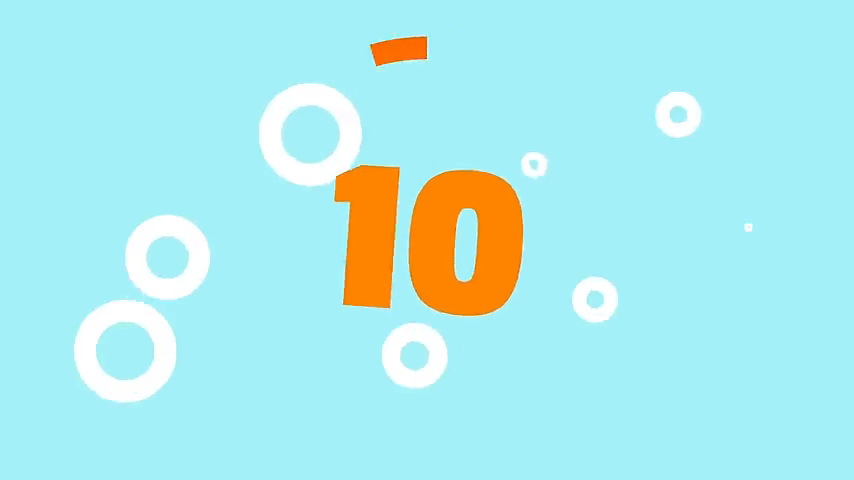
#> input picture frame 31 of video2.mp4, 854 x 480 px
$ python EXTRACT.py
#> lines starting #> are read from the running program, lines starting #| are printed output that depends on the picture
import cv2  # OpenCV for video and image processing
import numpy as np  # NumPy for numerical operations

# Load a video file (ensure the video file is in the same directory or provide a full path)
cap = cv2.VideoCapture("video2.mp4")
if not cap.isOpened():
    raise FileNotFoundError("Video file not found or unable to open.")

# Read the first frame
ret, prev_frame = cap.read()
#> prev_frame is the input picture: shape (480, 854, 3); mean B, G, R 235.6, 235.1, 173.4
if not ret:
    raise ValueError("Failed to read the first frame of the video.")

# Convert the first frame to grayscale
prev_gray = cv2.cvtColor(prev_frame, cv2.COLOR_BGR2GRAY)

while cap.isOpened():
    # Read the next frame
    ret, frame = cap.read()
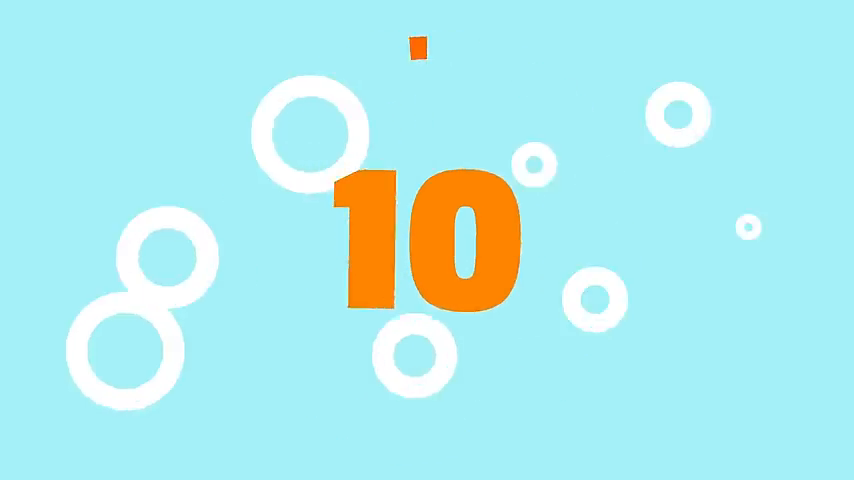
#> input picture frame 32 of video2.mp4, 854 x 480 px
#> frame is the input picture: shape (480, 854, 3); mean B, G, R 236.6, 235.8, 174.8
    if not ret:
        break

    # Convert current frame to grayscale
    gray = cv2.cvtColor(frame, cv2.COLOR_BGR2GRAY)
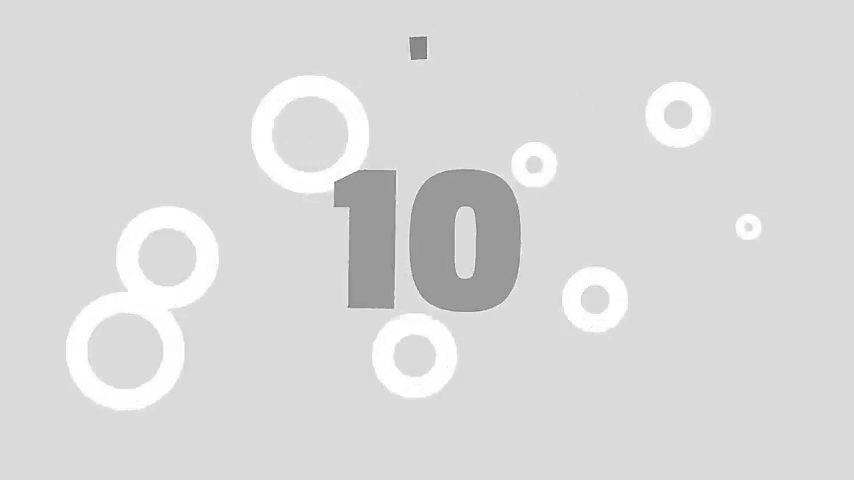
#> gray: shape (480, 854); min 100, max 255, mean 217.5

    # Calculate optical flow using the Farneback method
    flow = cv2.calcOpticalFlowFarneback(prev_gray, gray, None, 0.5, 3, 15, 3, 5, 1.2, 0)

    # Compute magnitude and angle of the optical flow
    magnitude, angle = cv2.cartToPolar(flow[..., 0], flow[..., 1])
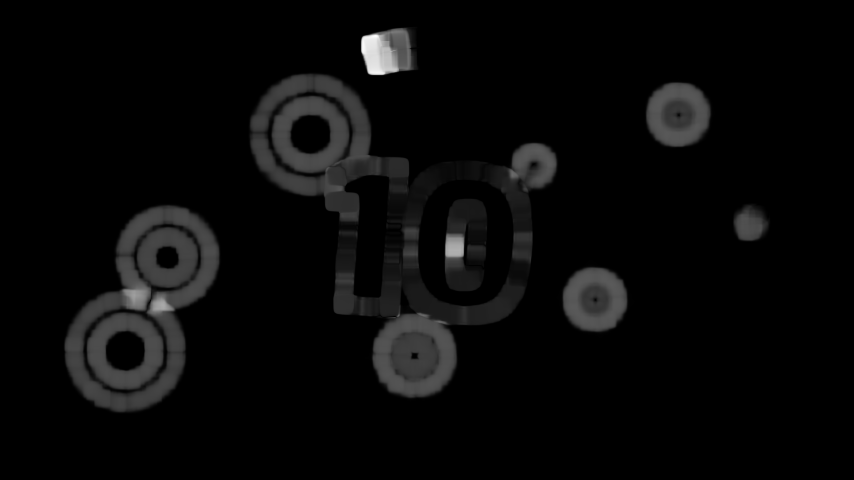
#> magnitude: shape (480, 854) float32; min 0, max 29.04, mean 1; drawn with min black and max white
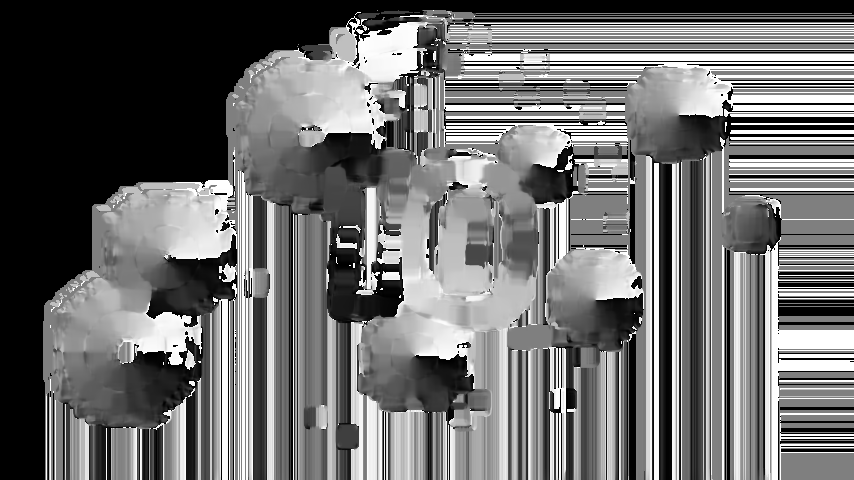
#> angle: shape (480, 854) float32; min 0, max 6.28, mean 2.71; drawn with min black and max white

    # Create an HSV image to represent motion
    hsv = np.zeros_like(frame)
    hsv[..., 0] = angle * 180 / np.pi / 2  # Hue represents direction
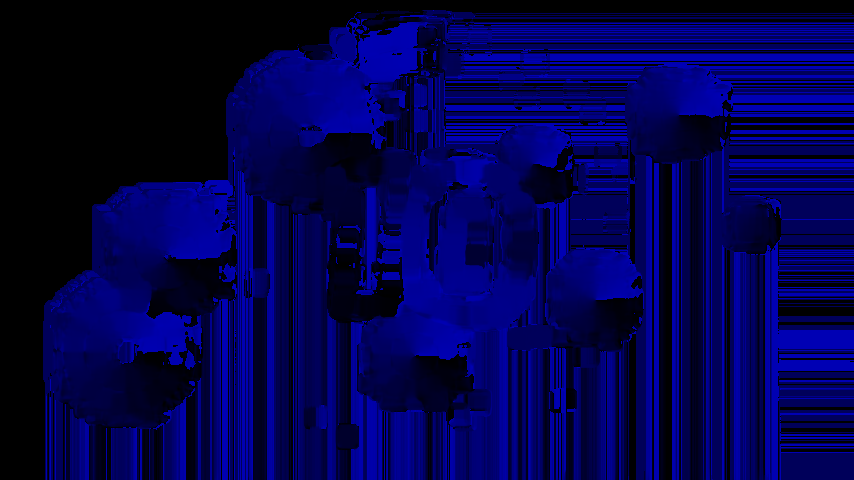
#> hsv: shape (480, 854, 3); mean of channels 0, 1, 2 77.3, 0, 0; drawn as B, G, R
    hsv[..., 1] = 255  # Saturation
    hsv[..., 2] = cv2.normalize(magnitude, None, 0, 255, cv2.NORM_MINMAX)  # Value represents speed
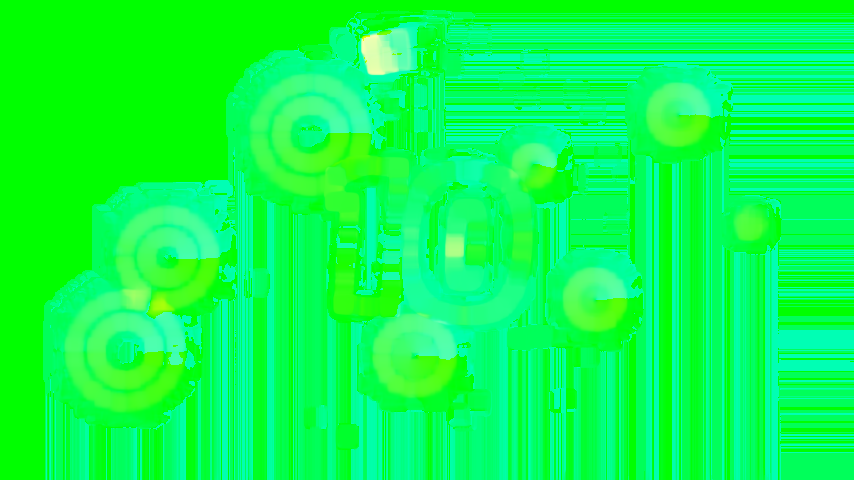
#> hsv: shape (480, 854, 3); mean of channels 0, 1, 2 77.3, 255, 9; drawn as B, G, R

    # Convert HSV image to BGR for display
    rgb_flow = cv2.cvtColor(hsv, cv2.COLOR_HSV2BGR)
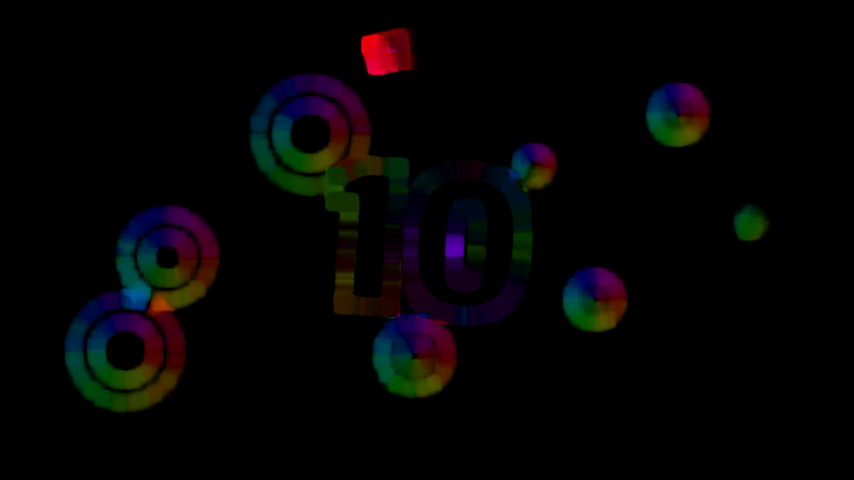
#> rgb_flow: shape (480, 854, 3); mean B, G, R 4.3, 3.9, 4.8

    # Display the optical flow
    cv2.imshow('Optical Flow', rgb_flow)

    # Update the previous frame
    prev_gray = gray

    # Break the loop if 'q' is pressed
    if cv2.waitKey(1) & 0xFF == ord('q'):
#> (key q is pressed here)
        break

# Release resources
cap.release()
cv2.destroyAllWindows()

$ run again, starting later in the video
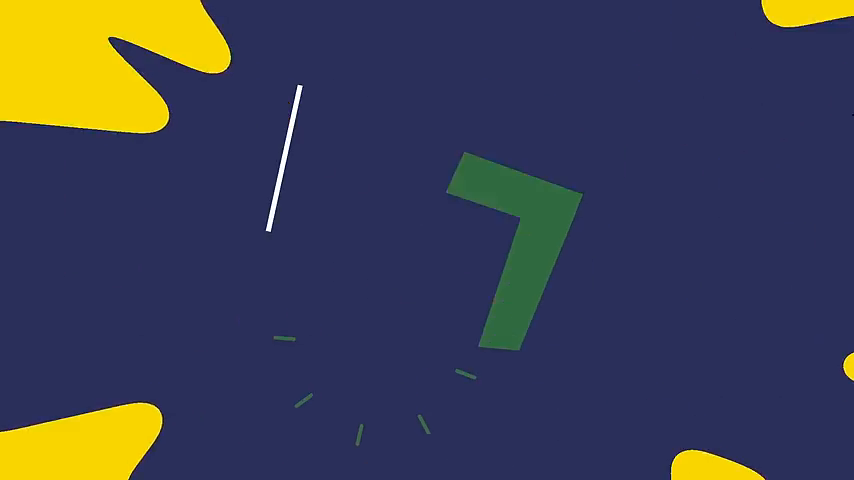
#> input picture frame 139 of video2.mp4, 854 x 480 px
#> prev_frame is the input picture: shape (480, 854, 3); mean B, G, R 81.4, 64, 61.2
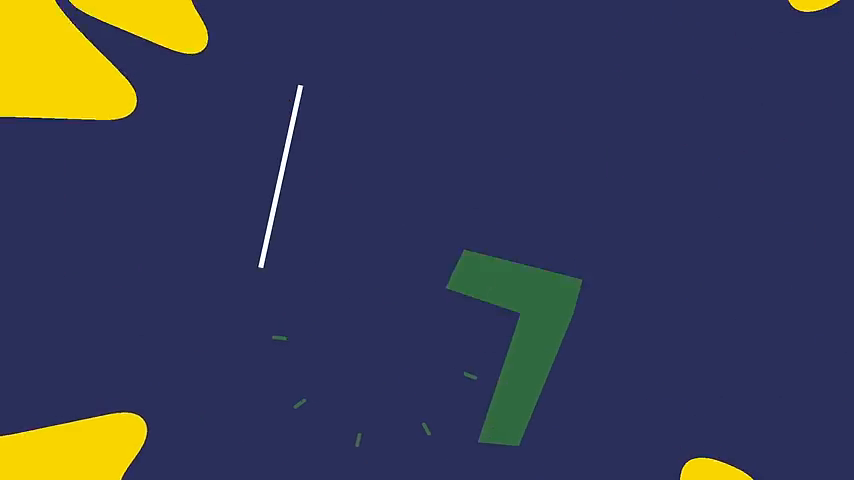
#> input picture frame 140 of video2.mp4, 854 x 480 px
#> frame is the input picture: shape (480, 854, 3); mean B, G, R 83.8, 59.7, 55.8
#> `rgb_flow = cv2.cvtColor(hsv, cv2.COLOR_HSV2BGR)`:
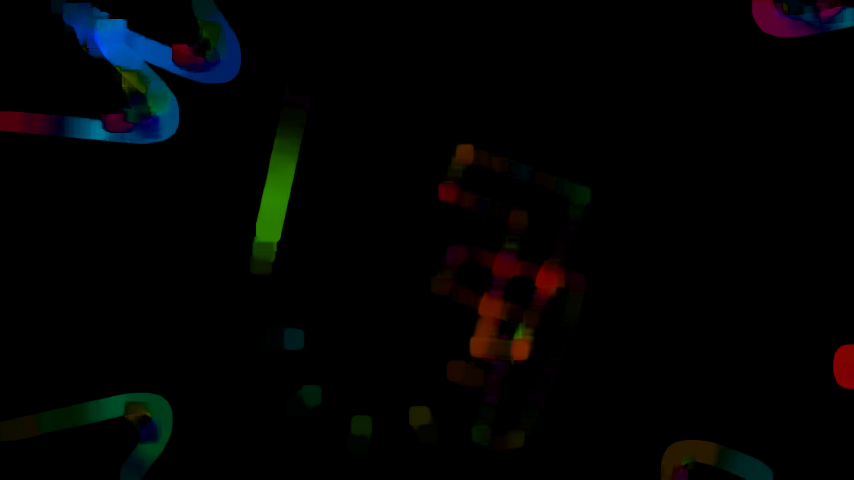
#> rgb_flow: shape (480, 854, 3); mean B, G, R 3.5, 3.4, 2.6
